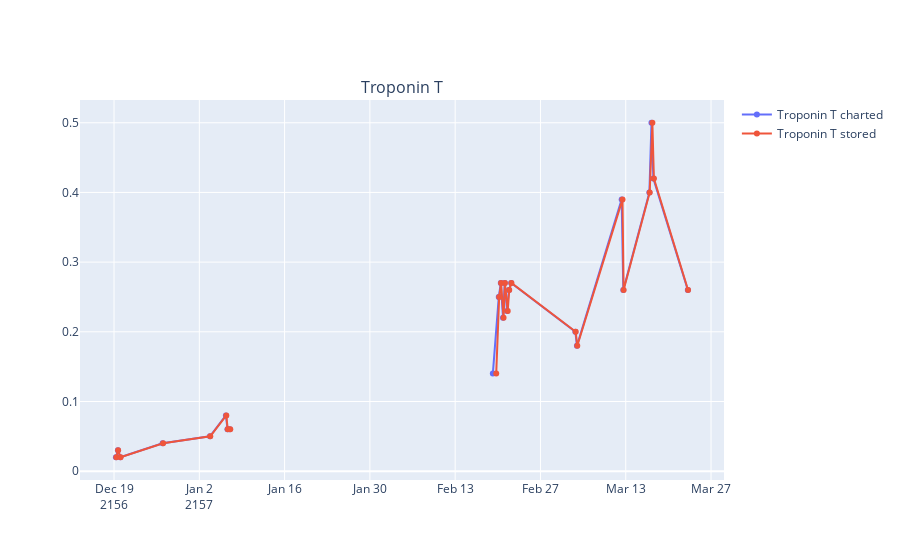

The notebook cell this image was saved under:
### Code cell
# plot charttime and storetime
list_lab = ['Lactate','Troponin T','C-Reactive Protein']
list_lab = ['C-Reactive Protein']
list_lab = ['Troponin T']


df_temp = df_le.copy()
df_temp['diff'] = ((df_temp['storetime']-df_temp['charttime']) / np.timedelta64(1, 'm'))
df_temp = df_temp.merge(pd.read_csv(ADD_DATA+'d_labitems.csv')[['itemid','label']].drop_duplicates(subset='itemid'), on='itemid')
df_temp = df_temp[df_temp['label'].isin(list_lab)]

# choose the hid with highest number of measurements



# plot median of measurement intervals

df_temp.groupby(['hadm_id','itemid'], as_index=False).size().reset_index().sort_values(by='size',ascending=False)







hid = 29765862
df_temp = df_temp[df_temp['hadm_id']==hid].sort_values(by=['itemid','charttime'])



fig = make_subplots(rows=len(list_lab), cols=1,shared_xaxes=True,subplot_titles=df_temp['label'].unique())

for ii,col in enumerate(list_lab):
    q = df_temp['label']==col
    
    t_chart=df_temp.loc[q,'charttime']
    t_store=df_temp.loc[q,'storetime']
    y=df_temp.loc[q,'value'].astype(float)
    

    _ = fig.add_trace(
                    go.Scatter(x=t_chart, y=y,name=col+' charted',mode='lines+markers'),
                    row=ii+1, col=1
                )
    _ = fig.add_trace(
                    go.Scatter(x=t_store, y=y,name=col+' stored',mode='lines+markers'),
                    row=ii+1, col=1
                )
    
    # adding normal range


fig.show()
fig.write_html(ADD_DATA+'temp.html')

### Figure 1 — Plotly figure (JSON) as saved in the notebook; plotly's stock layout.template omitted (floating-point values rounded to 4 significant figures)
{"data": [{"mode": "lines+markers", "name": "Troponin T charted", "type": "scatter", "x": ["2156-12-19T07:34:00", "2156-12-19T15:20:00", "2156-12-20T00:35:00", "2156-12-26T23:33:00", "2157-01-03T18:00:00", "2157-01-06T08:47:00", "2157-01-06T14:59:00", "2157-01-07T00:02:00", "2157-01-23T05:52:00", "2157-02-19T04:23:00", "2157-02-20T03:49:00", "2157-02-20T11:49:00", "2157-02-20T20:30:00", "2157-02-21T03:02:00", "2157-02-21T12:26:00", "2157-02-21T19:54:00", "2157-02-22T04:40:00", "2157-03-04T17:29:00", "2157-03-04T23:43:00", "2157-03-12T07:55:00", "2157-03-12T14:20:00", "2157-03-16T21:06:00", "2157-03-17T05:18:00", "2157-03-17T12:48:00", "2157-03-23T04:39:00"], "xaxis": "x", "y": [0.02, 0.03, 0.02, 0.04, 0.05, 0.08, 0.06, 0.06, null, 0.14, 0.25, 0.27, 0.22, 0.27, 0.23, 0.26, 0.27, 0.2, 0.18, 0.39, 0.26, 0.4, 0.5, 0.42, 0.26], "yaxis": "y"}, {"mode": "lines+markers", "name": "Troponin T stored", "type": "scatter", "x": ["2156-12-19T08:58:00", "2156-12-19T16:08:00", "2156-12-20T01:49:00", "2156-12-27T01:24:00", "2157-01-03T19:07:00", "2157-01-06T10:19:00", "2157-01-06T15:54:00", "2157-01-07T01:55:00", "2157-01-23T10:04:00", "2157-02-19T17:43:00", "2157-02-20T05:22:00", "2157-02-20T12:48:00", "2157-02-20T22:35:00", "2157-02-21T04:05:00", "2157-02-21T15:01:00", "2157-02-21T20:58:00", "2157-02-22T05:33:00", "2157-03-04T18:43:00", "2157-03-05T01:04:00", "2157-03-12T11:11:00", "2157-03-12T15:34:00", "2157-03-16T22:23:00", "2157-03-17T08:57:00", "2157-03-17T14:59:00", "2157-03-23T05:28:00"], "xaxis": "x", "y": [0.02, 0.03, 0.02, 0.04, 0.05, 0.08, 0.06, 0.06, null, 0.14, 0.25, 0.27, 0.22, 0.27, 0.23, 0.26, 0.27, 0.2, 0.18, 0.39, 0.26, 0.4, 0.5, 0.42, 0.26], "yaxis": "y"}], "layout": {"annotations": [{"font": {"size": 16}, "showarrow": false, "text": "Troponin T", "x": 0.5, "xanchor": "center", "xref": "paper", "y": 1, "yanchor": "bottom", "yref": "paper"}], "xaxis": {"anchor": "y", "domain": [0, 1]}, "yaxis": {"anchor": "x", "domain": [0, 1]}}}
